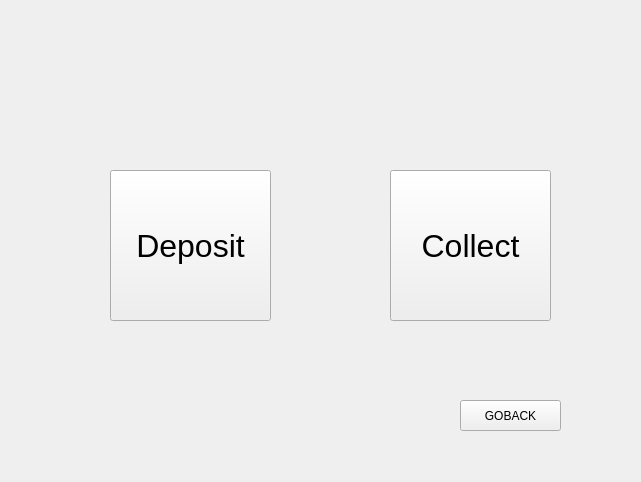
<?xml version="1.0" encoding="UTF-8"?>
<ui version="4.0">
 <class>ctrl2</class>
 <widget class="QWidget" name="ctrl2">
  <property name="geometry">
   <rect>
    <x>0</x>
    <y>0</y>
    <width>641</width>
    <height>482</height>
   </rect>
  </property>
  <property name="windowTitle">
   <string>Form</string>
  </property>
  <widget class="QPushButton" name="deposit">
   <property name="geometry">
    <rect>
     <x>110</x>
     <y>170</y>
     <width>161</width>
     <height>151</height>
    </rect>
   </property>
   <property name="font">
    <font>
     <pointsize>24</pointsize>
    </font>
   </property>
   <property name="text">
    <string>Deposit</string>
   </property>
  </widget>
  <widget class="QPushButton" name="pushButton_2">
   <property name="geometry">
    <rect>
     <x>390</x>
     <y>170</y>
     <width>161</width>
     <height>151</height>
    </rect>
   </property>
   <property name="font">
    <font>
     <pointsize>24</pointsize>
    </font>
   </property>
   <property name="text">
    <string>Collect</string>
   </property>
  </widget>
  <widget class="QPushButton" name="pushButton">
   <property name="geometry">
    <rect>
     <x>460</x>
     <y>400</y>
     <width>101</width>
     <height>31</height>
    </rect>
   </property>
   <property name="text">
    <string>GOBACK</string>
   </property>
  </widget>
 </widget>
 <resources/>
 <connections/>
</ui>
